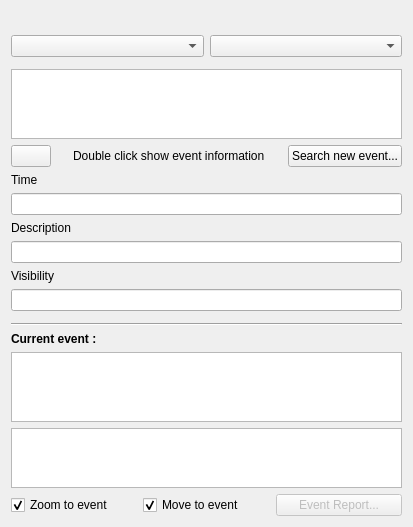
       <widget class="QWidget" name="page2">
        <property name="geometry">
         <rect>
          <x>0</x>
          <y>-140</y>
          <width>413</width>
          <height>527</height>
         </rect>
        </property>
        <attribute name="label">
         <string>Event information</string>
        </attribute>
        <layout class="QVBoxLayout" name="verticalLayout_4">
         <item>
          <widget class="QLabel" name="label_10">
           <property name="sizePolicy">
            <sizepolicy hsizetype="Preferred" vsizetype="Fixed">
             <horstretch>0</horstretch>
             <verstretch>0</verstretch>
            </sizepolicy>
           </property>
           <property name="styleSheet">
            <string notr="true">color : rgb(170, 0, 0)</string>
           </property>
           <property name="text">
            <string/>
           </property>
          </widget>
         </item>
         <item>
          <spacer name="verticalSpacer_5">
           <property name="orientation">
            <enum>Qt::Vertical</enum>
           </property>
           <property name="sizeType">
            <enum>QSizePolicy::Fixed</enum>
           </property>
           <property name="sizeHint" stdset="0">
            <size>
             <width>20</width>
             <height>4</height>
            </size>
           </property>
          </spacer>
         </item>
         <item>
          <layout class="QHBoxLayout" name="horizontalLayout_5">
           <item>
            <widget class="QComboBox" name="comboBox"/>
           </item>
           <item>
            <widget class="QComboBox" name="comboBox_2"/>
           </item>
          </layout>
         </item>
         <item>
          <spacer name="verticalSpacer_3">
           <property name="orientation">
            <enum>Qt::Vertical</enum>
           </property>
           <property name="sizeType">
            <enum>QSizePolicy::Fixed</enum>
           </property>
           <property name="sizeHint" stdset="0">
            <size>
             <width>58</width>
             <height>6</height>
            </size>
           </property>
          </spacer>
         </item>
         <item>
          <widget class="QTreeView" name="treeView_2">
           <property name="editTriggers">
            <set>QAbstractItemView::NoEditTriggers</set>
           </property>
           <property name="showDropIndicator" stdset="0">
            <bool>false</bool>
           </property>
           <property name="dragEnabled">
            <bool>false</bool>
           </property>
           <property name="dragDropMode">
            <enum>QAbstractItemView::NoDragDrop</enum>
           </property>
           <property name="alternatingRowColors">
            <bool>true</bool>
           </property>
           <property name="rootIsDecorated">
            <bool>false</bool>
           </property>
          </widget>
         </item>
         <item>
          <layout class="QHBoxLayout" name="horizontalLayout_14">
           <item>
            <widget class="QPushButton" name="pushButton_10">
             <property name="toolTip">
              <string>Clear all</string>
             </property>
             <property name="text">
              <string/>
             </property>
             <property name="icon">
              <iconset resource="resource.qrc">
               <normaloff>:/res/ico_reset_all.png</normaloff>:/res/ico_reset_all.png</iconset>
             </property>
            </widget>
           </item>
           <item>
            <spacer name="horizontalSpacer_4">
             <property name="orientation">
              <enum>Qt::Horizontal</enum>
             </property>
             <property name="sizeHint" stdset="0">
              <size>
               <width>40</width>
               <height>20</height>
              </size>
             </property>
            </spacer>
           </item>
           <item>
            <widget class="QLabel" name="label_15">
             <property name="text">
              <string>Double click show event information</string>
             </property>
            </widget>
           </item>
           <item>
            <spacer name="horizontalSpacer_7">
             <property name="orientation">
              <enum>Qt::Horizontal</enum>
             </property>
             <property name="sizeHint" stdset="0">
              <size>
               <width>40</width>
               <height>20</height>
              </size>
             </property>
            </spacer>
           </item>
           <item>
            <widget class="QPushButton" name="pushButton_23">
             <property name="text">
              <string>Search new event...</string>
             </property>
            </widget>
           </item>
          </layout>
         </item>
         <item>
          <widget class="QLabel" name="label_6">
           <property name="text">
            <string>Time</string>
           </property>
          </widget>
         </item>
         <item>
          <widget class="QLineEdit" name="lineEdit">
           <property name="readOnly">
            <bool>true</bool>
           </property>
          </widget>
         </item>
         <item>
          <widget class="QLabel" name="label_7">
           <property name="text">
            <string>Description</string>
           </property>
          </widget>
         </item>
         <item>
          <widget class="QLineEdit" name="lineEdit_3">
           <property name="readOnly">
            <bool>true</bool>
           </property>
          </widget>
         </item>
         <item>
          <widget class="QLabel" name="label_8">
           <property name="text">
            <string>Visibility</string>
           </property>
          </widget>
         </item>
         <item>
          <widget class="QLineEdit" name="lineEdit_2">
           <property name="readOnly">
            <bool>true</bool>
           </property>
          </widget>
         </item>
         <item>
          <spacer name="verticalSpacer_4">
           <property name="orientation">
            <enum>Qt::Vertical</enum>
           </property>
           <property name="sizeType">
            <enum>QSizePolicy::Fixed</enum>
           </property>
           <property name="sizeHint" stdset="0">
            <size>
             <width>20</width>
             <height>6</height>
            </size>
           </property>
          </spacer>
         </item>
         <item>
          <widget class="Line" name="line_5">
           <property name="orientation">
            <enum>Qt::Horizontal</enum>
           </property>
          </widget>
         </item>
         <item>
          <widget class="QLabel" name="label_9">
           <property name="font">
            <font>
             <weight>75</weight>
             <bold>true</bold>
            </font>
           </property>
           <property name="text">
            <string>Current event : </string>
           </property>
          </widget>
         </item>
         <item>
          <widget class="QTreeView" name="treeView_3">
           <property name="toolTip">
            <string>Click change time to event</string>
           </property>
           <property name="editTriggers">
            <set>QAbstractItemView::NoEditTriggers</set>
           </property>
           <property name="dragDropMode">
            <enum>QAbstractItemView::DropOnly</enum>
           </property>
           <property name="defaultDropAction">
            <enum>Qt::IgnoreAction</enum>
           </property>
           <property name="alternatingRowColors">
            <bool>true</bool>
           </property>
          </widget>
         </item>
         <item>
          <widget class="QTextEdit" name="textEdit">
           <property name="sizePolicy">
            <sizepolicy hsizetype="Expanding" vsizetype="Fixed">
             <horstretch>0</horstretch>
             <verstretch>0</verstretch>
            </sizepolicy>
           </property>
           <property name="minimumSize">
            <size>
             <width>0</width>
             <height>48</height>
            </size>
           </property>
           <property name="readOnly">
            <bool>true</bool>
           </property>
          </widget>
         </item>
         <item>
          <layout class="QHBoxLayout" name="horizontalLayout_9">
           <item>
            <widget class="QCheckBox" name="checkBox_2">
             <property name="text">
              <string>Zoom to event</string>
             </property>
             <property name="checked">
              <bool>true</bool>
             </property>
            </widget>
           </item>
           <item>
            <widget class="QCheckBox" name="checkBox_3">
             <property name="text">
              <string>Move to event</string>
             </property>
             <property name="checked">
              <bool>true</bool>
             </property>
            </widget>
           </item>
           <item>
            <widget class="QPushButton" name="pushButton_36">
             <property name="enabled">
              <bool>false</bool>
             </property>
             <property name="toolTip">
              <string>Create report of event</string>
             </property>
             <property name="text">
              <string>Event Report...</string>
             </property>
            </widget>
           </item>
          </layout>
         </item>
        </layout>
       </widget>
